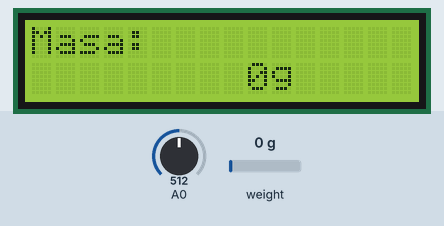
Simulated run of this sketch. Board: Arduino Uno, built with avr-gcc and run on an emulated ATmega328P. Parts: 16×2 character LCD. The inputs (shaded band) are chosen by the test bench; at power-on: weight on the scale 0 g, A0 = 512.

Above: at 2.2 s.
2.3 s: weight on the scale set to 100 g
At 7.0 s:
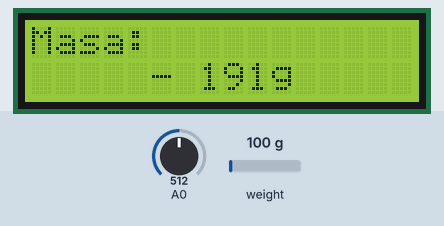
7.9 s: weight on the scale set to 1250 g
At 12.3 s:
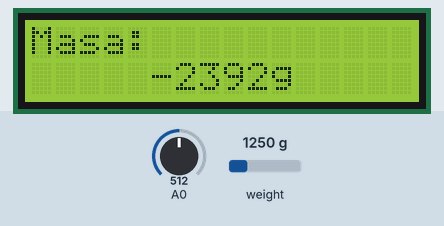
23.7 s: weight on the scale set to 2500 g
At 28.4 s:
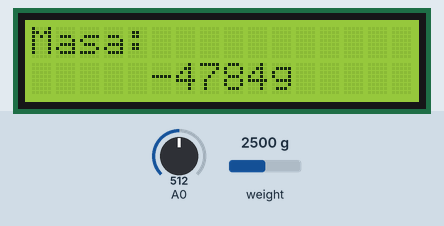
Timing chart, 0 to 29.9 s (numbered marks = the images above; inputs shaded):
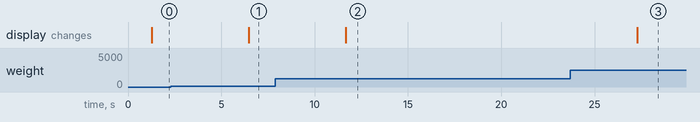

The sketch:

Celda_de_carga.ino
```cpp
#include <LiquidCrystal.h> //Inclui a biblioteca do LCD
#include "HX711.h"
float masa = 0;
int masaML = 0;
int a = 0;
#define DOUT  7
#define CLK  8

String dato;
long int m1=302;
long int m2=65536;
long int b=2;
int n_muestras;
long int i = 0;
String command="";
long int masaEntero;
String inputString = "";         // a string to hold incoming data
boolean stringComplete = false;  // whether the string is complete

//int n_muestras = 10;

HX711 scale(DOUT, CLK);

LiquidCrystal lcd(12, 11, 5, 4, 3, 2);

void setup()
{
  Serial.begin(9600);

  lcd.begin(16, 2);
  lcd.setCursor(0, 0);
  lcd.print("Masa:");
  lcd.setCursor(10, 1);
  lcd.print("g");

  // reserve 200 bytes for the inputString:
  //inputString.reserve(200);

  scale.set_scale();
  scale.tare(); //Reset the scale to 0
}

void loop()
{
  //masa = -scale.get_units() / 217+2;
  masa = -scale.get_units() / 219.45;
  //masa = (-scale.get_units()*m1)/m2+b;
  a = (int)(masa);
  dato = "";
  if (a<0){
    dato = "-"+ dato;
    a = -a;}
  else
    dato = " "+ dato;
  if (a > 1000)
    dato = dato+ String(a);
  else if (a < 10)
    dato = dato + "   "+ String(a);
  else if (a < 100)
    dato = dato + "  "+ String(a);
  else if (a < 1000)
    dato = dato + " "+ String(a);
  masaML = -scale.get_units();
  lcd.setCursor(5, 1);
  int sensorValue = analogRead(A0);
  int tiempo = sensorValue * (10000.00 / 1023.00);
  lcd.print(dato);
  //Serial.println(int(m2/m1));
  delay(tiempo);
  if (stringComplete) {
    n_muestras = inputString.toInt();
    if (i < n_muestras) {
      if (i==0)
        delay(300);
      masaEntero = -scale.get_units();
      Serial.println(masaEntero);
      i = i+1;
    } else {
      stringComplete = false;
      i = 0;
      inputString = "";
      Serial.println("");
    }
  }

}

void serialEvent() {
  while (Serial.available() && !stringComplete) {
    // get the new byte:
    char inChar = (char)Serial.read();
    // add it to the inputString:
    inputString += inChar;
    //inChar = 'a';
    // if the incoming character is a newline, set a flag
    // so the main loop can do something about it:
    //lcd.setCursor(0, 0);
    //lcd.print('a');
    //delay(10000);
    if (inChar == '\n') {
      stringComplete = true;
    }

    }
}
```

Measured:
- after the input at 2.3 s, the display: changes after 4.2 s (image 1)
- after the input at 7.9 s, the display: changes after 3.8 s (image 2)
- after the input at 23.7 s, the display: changes after 3.6 s (image 3)
